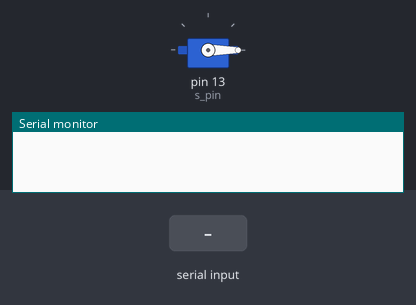
Recording of a sketch running on a simulated Arduino Uno, built with avr-gcc and run on an emulated ATmega328P. Shown: servo, the last lines printed to the serial monitor. Inputs (shaded band) come from the test bench.

Above: at 1.2 s.
1.3 s: "90,45\n" received over Serial
At 1.7 s:
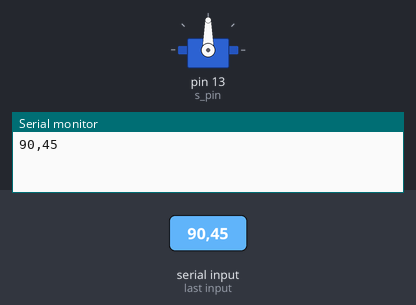
2.8 s: "200\n" received over Serial
At 4.0 s:
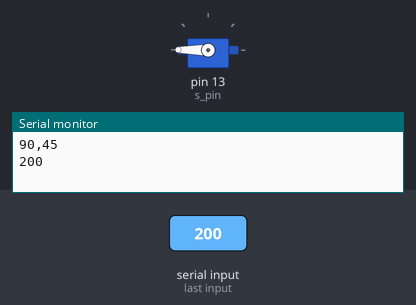
4.3 s: "30,150\n" received over Serial
At 5.2 s:
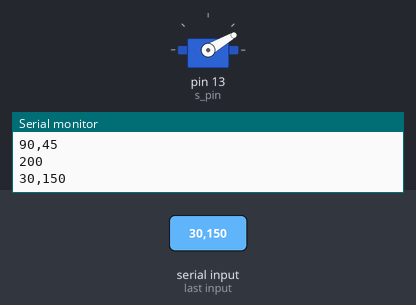
5.8 s: "90\n" received over Serial
At 6.2 s:
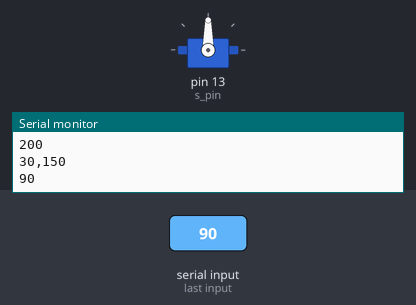
Timing chart, 0 to 8.3 s (numbered marks = the images above; inputs shaded):
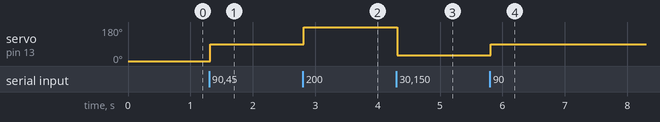

The sketch:

python_servo_mouse.ino
```cpp
#define s_pin 13
#include <Servo.h>
String serialData;
int servoX;
int servoY;
Servo servo;

void setup() {
  // put your setup code here, to run once:
  servo.attach(s_pin);
  Serial.begin(9600);
  servo.write(0);
  Serial.setTimeout(10);
}

void loop() {

  while (!Serial.available()) {} // wait for data to arrive
  // serial read section
  while (Serial.available())
  {
    serialData = Serial.readString();
  }

  Serial.println(serialData);

  servo.write(parseServoX(serialData));

}


int parseServoX(String x){
  x.remove(x.indexOf("Y"));
  x.remove(x.indexOf("X"),1);
  return x.toInt();
}
int parseServoY(String y){
  y.remove(0,y.indexOf("Y") +1);

  return y.toInt();
}
```

Measured:
- after the input at 1.3 s, servo on pin 13 (s_pin): 0° → 90° at once
- after the input at 2.8 s, servo on pin 13 (s_pin): 90° → 180° at once
- after the input at 4.3 s, servo on pin 13 (s_pin): 180° → 30° at once
- after the input at 5.8 s, servo on pin 13 (s_pin): 30° → 90° at once
